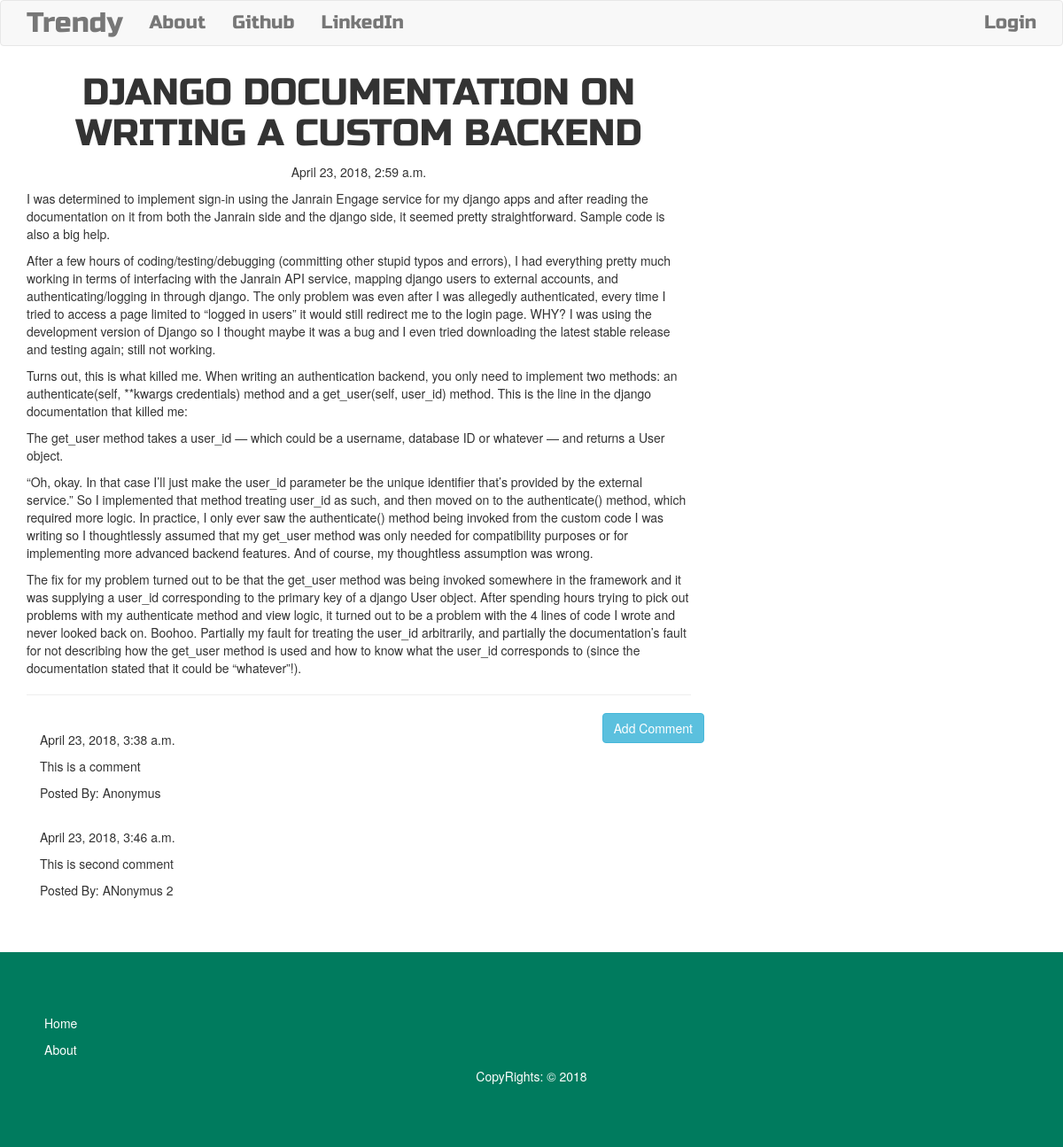
/post/1, run on the app's committed database.
### blog/models.py (models this page shows, shortened)
class Post(models.Model):
	author = models.ForeignKey('auth.User')
	title = models.CharField(max_length=200)
	text = models.TextField()
	created_date = models.DateTimeField(auto_now_add=True)
	published_date = models.DateTimeField(blank=True, null=True)

class Comment(models.Model):
	post = models.ForeignKey('blog.Post', related_name='comments')
	author = models.CharField(max_length=200)
	text = models.TextField()
	created_date = models.DateTimeField(auto_now_add=True)
	approved_comment = models.BooleanField(default=False)

### blog/views.py (the view)
# urls.py: url(r'^post/(?P<pk>\d+)$', views.PostDetailView.as_view(), name="post_detail"),
class PostDetailView(DetailView):
	model = Post

### blog/templates/blog/post_detail.html (shortened to what this page needs)
{% extends "base.html" %}
{% block content %}
<h1 class="posttitle loader">{{ post.title }}</h1>
{% if post.published_date %}
	<div class="date postdate">
		{{ post.published_date }}
	</div>
{% else %}
	<a class="btn btn-default" href="{% url 'blog:post_publish' pk=post.pk %}">Publish</a>
{% endif %}
<p class="postcontent"> {{ post.text|safe|linebreaks }} </p>
<hr>
<a href="{% url 'blog:add_comment_to_post' pk=post.pk %}" class="btn btn-info btn-comment">Add Comment</a>
<div class="container">
	{% for comment in post.comments.all %}
		<br>
		{% if user.is_authenticated or comment.approved_comment %}
			{{ comment.created_date }}
			<p> {{ comment.text|safe|linebreaks }} </p>
			<p>Posted By: {{  comment.author }} </p>
		{% endif %}
		{% empty %}
			<p> No comments!</p>
	{% endfor %}
</div>
{% endblock %}

### blog/static/css/blog.css (style rules this page uses)
.postdate { text-align: center; }
.posttitle { font-family: 'Russo One', sans-serif; font-size: 3em; text-align: center; }
.postcontent { font-family: 'Montserrat'; font-size: 1.5em; }
.btn-comment { position: absolute; right: 0px; }
.loader { filter:hue-rotate(0deg); color: linear-gradient(45deg,#0f8,#08f); animation:hue 5000ms infinite linear; }

### data on the page
Post: title "DJANGO DOCUMENTATION ON WRITING A CUSTOM BACKEND", published_date "April 23, 2018, 2:59 a.m.", text "I was determined to implement sign-in using the Janrain Engage service for my django apps and after reading the documentation on it from both the Janrain side and the django side, it seemed pretty straightforward. Sample code is also a big help. After a few hours of coding/testing/debugging (committing other stupid typos and errors), I had everything pretty much working in terms of interfacing with the Janrain API service, mapping django users to external accounts, and authenticating/logging in through django. The only problem was even after I was allegedly authenticated, every time I tried to access a page limited to “logged in users” it would still redirect me to the login page. WHY? I…"
Comment: created_date "April 23, 2018, 3:38 a.m.", text "This is a comment", author "Anonymus"
Comment: created_date "April 23, 2018, 3:46 a.m.", text "This is second comment", author "ANonymus 2"
